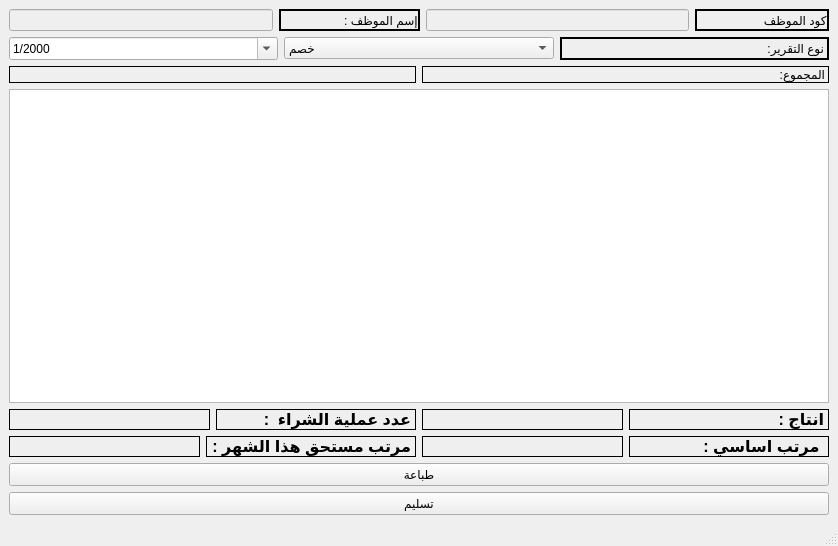
<?xml version="1.0" encoding="UTF-8"?>
<ui version="4.0">
 <class>Taqrer_salar</class>
 <widget class="QMainWindow" name="Taqrer_salar">
  <property name="geometry">
   <rect>
    <x>0</x>
    <y>0</y>
    <width>838</width>
    <height>546</height>
   </rect>
  </property>
  <property name="windowTitle">
   <string>تقرير مفصل</string>
  </property>
  <property name="windowIcon">
   <iconset resource="logo.qrc">
    <normaloff>:/logo/logo23.png</normaloff>:/logo/logo23.png</iconset>
  </property>
  <widget class="QWidget" name="centralwidget">
   <layout class="QVBoxLayout" name="verticalLayout">
    <item>
     <layout class="QHBoxLayout" name="horizontalLayout">
      <item>
       <widget class="QLineEdit" name="ename">
        <property name="enabled">
         <bool>false</bool>
        </property>
       </widget>
      </item>
      <item>
       <widget class="QLabel" name="label_2">
        <property name="frameShape">
         <enum>QFrame::WinPanel</enum>
        </property>
        <property name="text">
         <string>إسم الموظف :                   </string>
        </property>
        <property name="alignment">
         <set>Qt::AlignJustify|Qt::AlignVCenter</set>
        </property>
       </widget>
      </item>
      <item>
       <widget class="QLineEdit" name="ecode">
        <property name="enabled">
         <bool>false</bool>
        </property>
       </widget>
      </item>
      <item>
       <widget class="QLabel" name="label">
        <property name="frameShape">
         <enum>QFrame::WinPanel</enum>
        </property>
        <property name="text">
         <string>كود الموظف                    </string>
        </property>
        <property name="alignment">
         <set>Qt::AlignCenter</set>
        </property>
       </widget>
      </item>
     </layout>
    </item>
    <item>
     <layout class="QHBoxLayout" name="horizontalLayout_2">
      <item>
       <widget class="QDateEdit" name="taqrerdate">
        <property name="displayFormat">
         <string>M/yyyy</string>
        </property>
        <property name="calendarPopup">
         <bool>true</bool>
        </property>
       </widget>
      </item>
      <item>
       <widget class="QComboBox" name="taqretype">
        <item>
         <property name="text">
          <string>خصم</string>
         </property>
        </item>
        <item>
         <property name="text">
          <string>سلفه</string>
         </property>
        </item>
        <item>
         <property name="text">
          <string>زياده</string>
         </property>
        </item>
        <item>
         <property name="text">
          <string>غياب</string>
         </property>
        </item>
        <item>
         <property name="text">
          <string>تآخير</string>
         </property>
        </item>
        <item>
         <property name="text">
          <string>ساعات إضافيه</string>
         </property>
        </item>
        <item>
         <property name="text">
          <string>ملاحظات</string>
         </property>
        </item>
       </widget>
      </item>
      <item>
       <widget class="QLabel" name="label_3">
        <property name="frameShape">
         <enum>QFrame::WinPanel</enum>
        </property>
        <property name="text">
         <string>نوع التقرير:</string>
        </property>
        <property name="alignment">
         <set>Qt::AlignLeading|Qt::AlignLeft|Qt::AlignVCenter</set>
        </property>
       </widget>
      </item>
     </layout>
    </item>
    <item>
     <layout class="QHBoxLayout" name="horizontalLayout_3">
      <item>
       <widget class="QLabel" name="sumlabel">
        <property name="frameShape">
         <enum>QFrame::Box</enum>
        </property>
        <property name="text">
         <string/>
        </property>
        <property name="alignment">
         <set>Qt::AlignJustify|Qt::AlignVCenter</set>
        </property>
       </widget>
      </item>
      <item>
       <widget class="QLabel" name="label_4">
        <property name="frameShape">
         <enum>QFrame::Box</enum>
        </property>
        <property name="text">
         <string>المجموع:</string>
        </property>
        <property name="alignment">
         <set>Qt::AlignLeading|Qt::AlignLeft|Qt::AlignVCenter</set>
        </property>
       </widget>
      </item>
     </layout>
    </item>
    <item>
     <widget class="QTableView" name="table">
      <property name="layoutDirection">
       <enum>Qt::RightToLeft</enum>
      </property>
     </widget>
    </item>
    <item>
     <layout class="QHBoxLayout" name="horizontalLayout_8">
      <item>
       <layout class="QHBoxLayout" name="horizontalLayout_4">
        <item>
         <widget class="QLabel" name="opnum">
          <property name="font">
           <font>
            <pointsize>12</pointsize>
            <weight>75</weight>
            <bold>true</bold>
           </font>
          </property>
          <property name="frameShape">
           <enum>QFrame::Box</enum>
          </property>
          <property name="text">
           <string/>
          </property>
         </widget>
        </item>
        <item>
         <widget class="QLabel" name="label_112">
          <property name="font">
           <font>
            <pointsize>12</pointsize>
            <weight>75</weight>
            <bold>true</bold>
           </font>
          </property>
          <property name="frameShape">
           <enum>QFrame::Box</enum>
          </property>
          <property name="text">
           <string>عدد عملية الشراء  :</string>
          </property>
         </widget>
        </item>
       </layout>
      </item>
      <item>
       <layout class="QHBoxLayout" name="horizontalLayout_5">
        <item>
         <widget class="QLabel" name="producelabel">
          <property name="font">
           <font>
            <pointsize>12</pointsize>
            <weight>75</weight>
            <bold>true</bold>
           </font>
          </property>
          <property name="frameShape">
           <enum>QFrame::Box</enum>
          </property>
          <property name="text">
           <string/>
          </property>
         </widget>
        </item>
        <item>
         <widget class="QLabel" name="label_114">
          <property name="font">
           <font>
            <pointsize>12</pointsize>
            <weight>75</weight>
            <bold>true</bold>
           </font>
          </property>
          <property name="frameShape">
           <enum>QFrame::Box</enum>
          </property>
          <property name="text">
           <string>انتاج :</string>
          </property>
         </widget>
        </item>
       </layout>
      </item>
     </layout>
    </item>
    <item>
     <layout class="QHBoxLayout" name="horizontalLayout_9">
      <item>
       <layout class="QHBoxLayout" name="horizontalLayout_7">
        <item>
         <widget class="QLabel" name="salarylabel">
          <property name="font">
           <font>
            <pointsize>12</pointsize>
            <weight>75</weight>
            <bold>true</bold>
           </font>
          </property>
          <property name="frameShape">
           <enum>QFrame::Box</enum>
          </property>
          <property name="text">
           <string/>
          </property>
         </widget>
        </item>
        <item>
         <widget class="QLabel" name="label_109">
          <property name="font">
           <font>
            <pointsize>12</pointsize>
            <weight>75</weight>
            <bold>true</bold>
           </font>
          </property>
          <property name="frameShape">
           <enum>QFrame::Box</enum>
          </property>
          <property name="text">
           <string>مرتب مستحق هذا الشهر :</string>
          </property>
         </widget>
        </item>
       </layout>
      </item>
      <item>
       <layout class="QHBoxLayout" name="horizontalLayout_6">
        <item>
         <widget class="QLabel" name="clearsalary">
          <property name="font">
           <font>
            <pointsize>12</pointsize>
            <weight>75</weight>
            <bold>true</bold>
           </font>
          </property>
          <property name="frameShape">
           <enum>QFrame::Box</enum>
          </property>
          <property name="text">
           <string/>
          </property>
         </widget>
        </item>
        <item>
         <widget class="QLabel" name="label_111">
          <property name="font">
           <font>
            <pointsize>12</pointsize>
            <weight>75</weight>
            <bold>true</bold>
           </font>
          </property>
          <property name="frameShape">
           <enum>QFrame::Box</enum>
          </property>
          <property name="text">
           <string> مرتب اساسي :</string>
          </property>
         </widget>
        </item>
       </layout>
      </item>
     </layout>
    </item>
    <item>
     <widget class="QPushButton" name="pushButton_2">
      <property name="text">
       <string>طباعة</string>
      </property>
     </widget>
    </item>
    <item>
     <widget class="QPushButton" name="pushButton">
      <property name="cursor">
       <cursorShape>PointingHandCursor</cursorShape>
      </property>
      <property name="text">
       <string>تسليم</string>
      </property>
     </widget>
    </item>
   </layout>
  </widget>
  <widget class="QMenuBar" name="menubar">
   <property name="geometry">
    <rect>
     <x>0</x>
     <y>0</y>
     <width>838</width>
     <height>22</height>
    </rect>
   </property>
  </widget>
  <widget class="QStatusBar" name="statusbar"/>
 </widget>
 <resources>
  <include location="logo.qrc"/>
 </resources>
 <connections/>
</ui>
